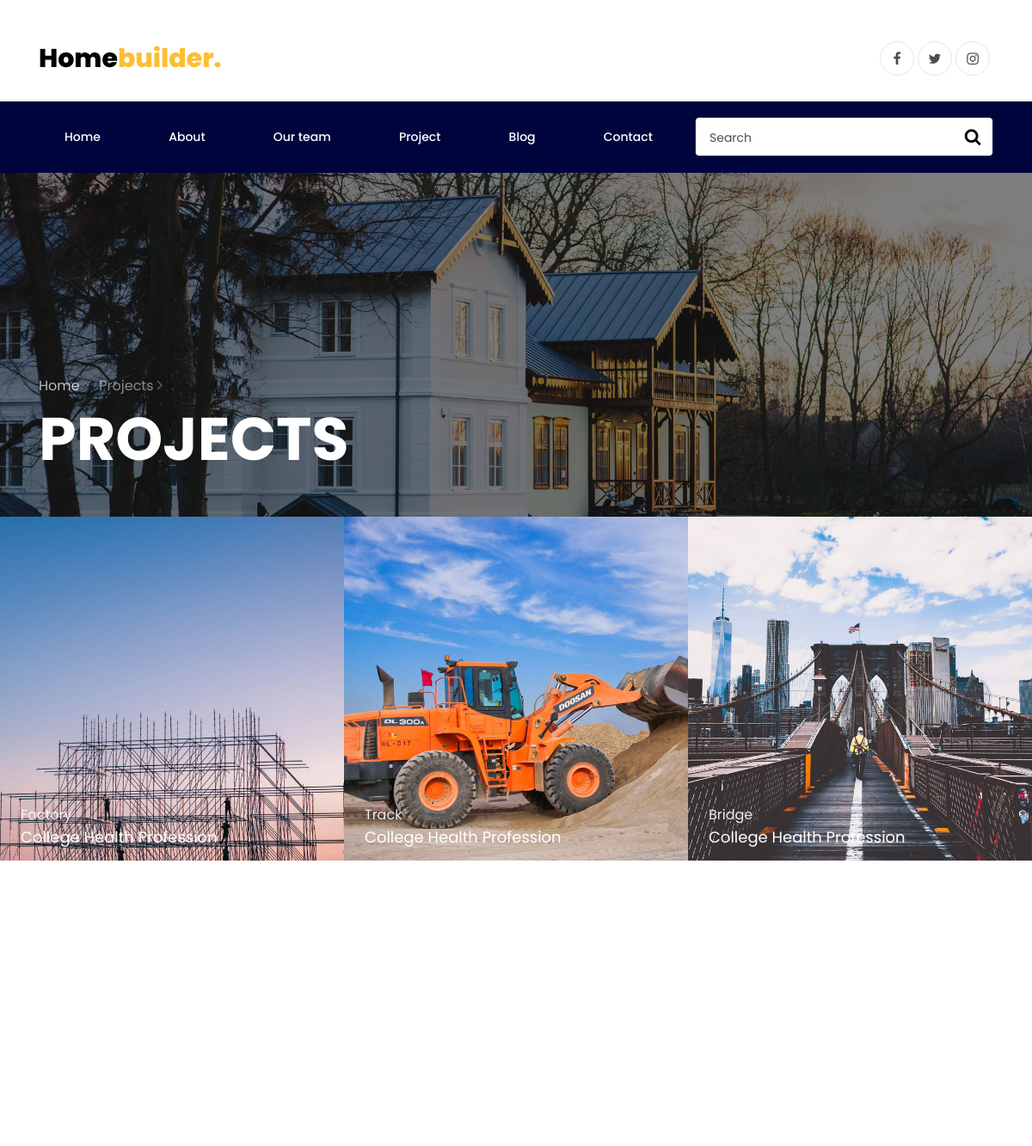
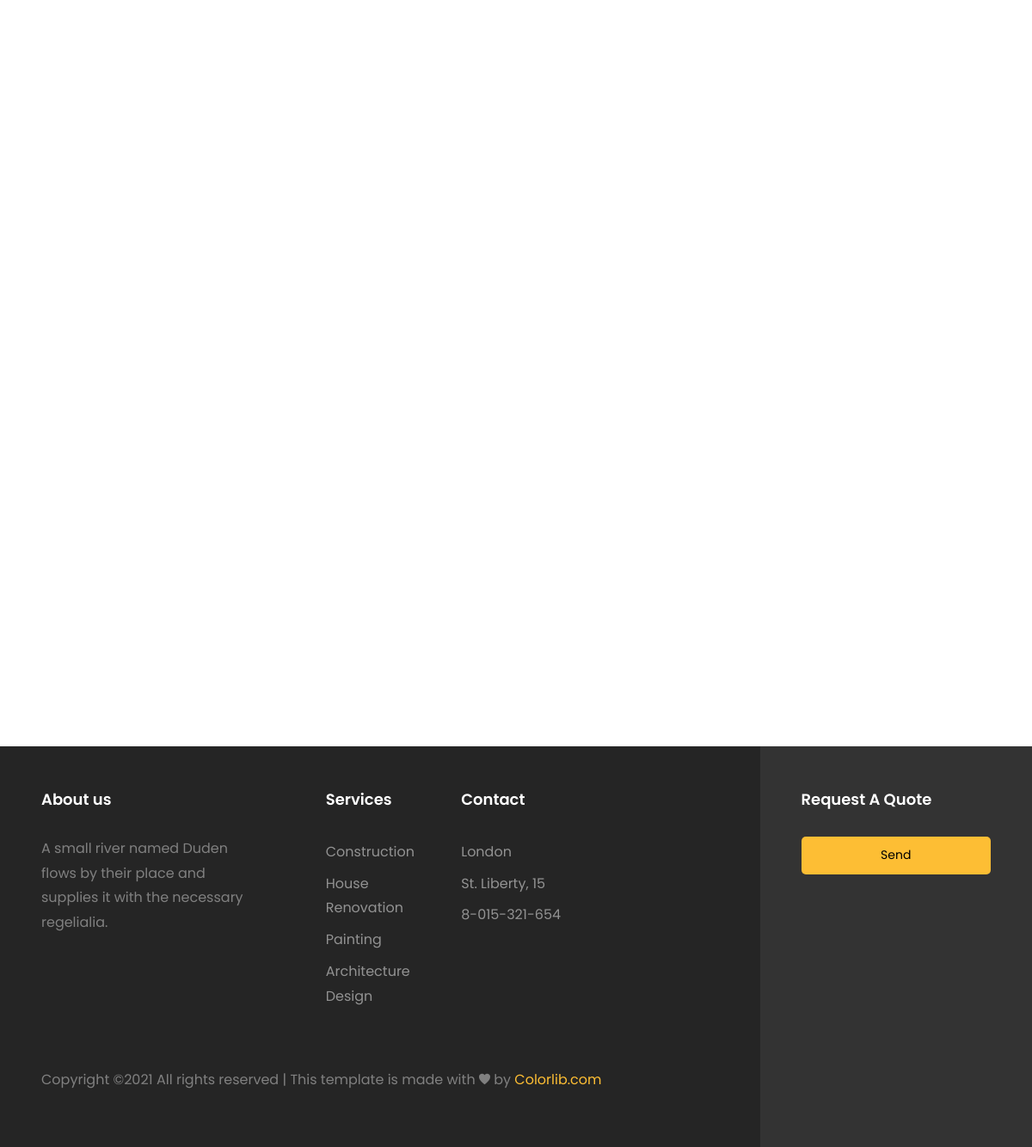
The app's page /project/ with its own data (2 pictures, top to bottom).
### project/models.py (models this page shows, shortened)
class Project(models.Model):
    title = models.CharField('Заголовок', max_length=20)
    subtitle = models.CharField('Подзаголовок', max_length=30)
    image = models.ImageField('Картинка', upload_to='static/images')
    class Meta:
        verbose_name = 'Проект'
        verbose_name_plural = 'Проекты'

### main/views.py (the view)
# urls.py: path('project/', project, name='project'),
def project(request):
    if request.method == 'POST':
        feed = FeedbackForm(request.POST)
        if feed.is_valid():
            feed.save()
    order = Project.objects.all()
    feed = FeedbackForm
    data = {
        'orders': order,
        'menu': menu,
        'facebook': 'https://www.facebook.com/TheElonmus',
        'twitter': 'https://twitter.com/elonmusk',
        'instagram': 'https://www.instagram.com/elonrmuskk/',
        'construction': 'Construction',
        'renovation': 'House Renovation',
        'painting': 'Painting',
        'design': 'Architecture Design',
        'for_contact': 'Contact',
        'city': 'London',
        'adres': 'St. Liberty, 15',
        'tel': '8-015-321-654',
        'feeds': feed
    }
    return render(request, 'main/project.html', data)

### main/templates/main/project.html (shortened to what this page needs)
{% extends 'main/base.html' %}
{% load static %}
{% block content %}
    <section class="hero-wrap hero-wrap-2" style="background-image: url('{% static 'images/bg_3.jpg' %}');" data-stellar-background-ratio="0.5">
      <div class="overlay"></div>
      <div class="container">
        <div class="row no-gutters slider-text align-items-end">
          <div class="col-md-9 ftco-animate pb-5">
          	<p class="breadcrumbs mb-2"><span class="mr-2"><a href="{% url 'index' %}">Home <i class="ion-ios-arrow-forward"></i></a></span> <span>Projects <i class="ion-ios-arrow-forward"></i></span></p>
            <h1 class="mb-0 bread">Projects</h1>
          </div>
        </div>
      </div>
    </section>
    <section class="ftco-section ftco-no-pt ftco-no-pb">
		  <div class="container-fluid px-md-0">
        <div class="row no-gutters">
          {% for order in orders  %}
          <div class="col-md-4 ftco-animate">
            <div class="work img d-flex align-items-end" style="background-image: url({{ order.image }});">
            	<div class="desc w-100 px-4">
	              <div class="text w-100 mb-3">
	              	<span>{{ order.title }}</span>
	              	<h2><a href="work-single.html">{{ order.subtitle }}</a></h2>
	              </div>
              </div>
            </div>
          </div>
            {% endfor %}
      </div>
          </div>
		</section>
{% endblock %}

### main/templates/main/base.html (shortened to what this page needs)
{% load static %}
<!DOCTYPE html>
<html lang="en">
  <head>
    <link rel="stylesheet" href="https://stackpath.bootstrapcdn.com/font-awesome/4.7.0/css/font-awesome.min.css">
    <link rel="stylesheet" href="{% static 'css/animate.css' %}">
    <link rel="stylesheet" href="{% static 'css/owl.carousel.min.css' %}">
    <link rel="stylesheet" href="{% static 'css/owl.theme.default.min.css' %}">
    <link rel="stylesheet" href="{% static 'css/magnific-popup.css' %}">
    <link rel="stylesheet" href="{% static 'css/ionicons.min.css' %}">
    <link rel="stylesheet" href="{% static 'css/flaticon.css' %}">
    <link rel="stylesheet" href="{% static 'css/icomoon.css' %}">
    <link rel="stylesheet" href="{% static 'css/style.css' %}">
  </head>
  <body>
    <div class="container pt-5">
			<div class="row justify-content-between">
				<div class="col">
					<a class="navbar-brand" href="index.html">Home<span>builder.</span></a>
				</div>
				<div class="col d-flex justify-content-end">
					<div class="social-media">
		    		<p class="mb-0 d-flex">
						<a href="{{ facebook }}" class="d-flex align-items-center justify-content-center"><span class="fa fa-facebook"><i class="sr-only">Facebook</i></span></a>
		    			<a href="{{ twitter }}" class="d-flex align-items-center justify-content-center"><span class="fa fa-twitter"><i class="sr-only">Twitter</i></span></a>
		    			<a href="{{ instagram }}" class="d-flex align-items-center justify-content-center"><span class="fa fa-instagram"><i class="sr-only">Instagram</i></span></a>
		    		</p>
	        </div>
				</div>
			</div>
		</div>
		<nav class="navbar navbar-expand-lg navbar-dark ftco_navbar bg-dark ftco-navbar-light" id="ftco-navbar">
	    <div class="container">
				<form action="#" class="searchform order-lg-last">
          <div class="form-group d-flex">
            <input type="text" class="form-control pl-3" placeholder="Search">
            <button type="submit" placeholder="" class="form-control search"><span class="fa fa-search"></span></button>
          </div>
        </form>
			{% for m,menu_url in menu.items %}
	      <div class="collapse navbar-collapse" id="ftco-nav">
	        <ul class="navbar-nav mr-auto">
	        	<li class="nav-item"><a href="{{ menu_url }}" class="nav-link">{{ m }}</a></li>
	        </ul>
	      </div>
			{% endfor %}
	    </div>
	  </nav>
  {% block content %}{% endblock %}
      <footer class="footer">
			<div class="container-fluid px-lg-5">
				<div class="row">
					<div class="col-md-9 py-5">
						<div class="row">
							<div class="col-md-4 mb-md-0 mb-4">
								<h2 class="footer-heading">About us</h2>
								<p>A small river named Duden flows by their place and supplies it with the necessary regelialia.</p>
								<ul class="ftco-footer-social p-0">
		            </ul>
							</div>
							<div class="col-md-8">
								<div class="row justify-content-center">
									<div class="col-md-12 col-lg-10">
										<div class="row">
											<div class="col-md-4 mb-md-0 mb-4">
												<h2 class="footer-heading">Services</h2>
												<ul class="list-unstyled">
						              <li><a href="#" class="py-1 d-block">{{ construction}}</a></li>
						              <li><a href="#" class="py-1 d-block">{{ renovation }}</a></li>
						              <li><a href="#" class="py-1 d-block">{{ painting }}</a></li>
						              <li><a href="#" class="py-1 d-block">{{ design }}</a></li>
						            </ul>
											</div>
											<div class="col-md-4 mb-md-0 mb-4">
												<h2 class="footer-heading">{{ for_contact }}</h2>
												<ul class="list-unstyled">
						              <li><a href="#" class="py-1 d-block">{{ city }}</a></li>
						              <li><a href="#" class="py-1 d-block">{{ adres }}</a></li>
						              <li><a href="#" class="py-1 d-block">{{ tel }}</a></li>
						                   </ul>
											</div>
										</div>
									</div>
								</div>
							</div>
						</div>
						<div class="row mt-md-5">
							<div class="col-md-12">
								<p class="copyright">
					  Copyright &copy;<script>document.write(new Date().getFullYear());</script> All rights reserved | This template is made with <i class="ion-ios-heart" aria-hidden="true"></i> by <a href="https://colorlib.com" target="_blank">Colorlib.com</a>
					  </p>
							</div>
						</div>
					</div>
					<div class="col-md-3 py-md-5 py-4 aside-stretch-right pl-lg-5 ">
						<h2 class="footer-heading" >Request A Quote</h2>
						<form action="" class="contact-form" method="post">
              			<div class="form-group">
              			<button type="submit" class="form-control submit px-3" name="Send">Send</button>
						</div>
						</form>
					</div>
				</div>
			</div>
		</footer>
  </body>
</html>

### records on screen
Project: image (picture), title "Factory", subtitle "College Health Profession"
Project: image (picture), title "Track", subtitle "College Health Profession"
Project: image (picture), title "Bridge", subtitle "College Health Profession"
Project: title "Construction"

### other values on screen
{{ m }} "Home" "About" "Our team" "Project" "Blog" "Contact"
{{ renovation }} "House Renovation"
{{ painting }} "Painting"
{{ design }} "Architecture Design"
{{ for_contact }} "Contact"
{{ city }} "London"
{{ adres }} "St. Liberty, 15"
{{ tel }} "8-015-321-654"
